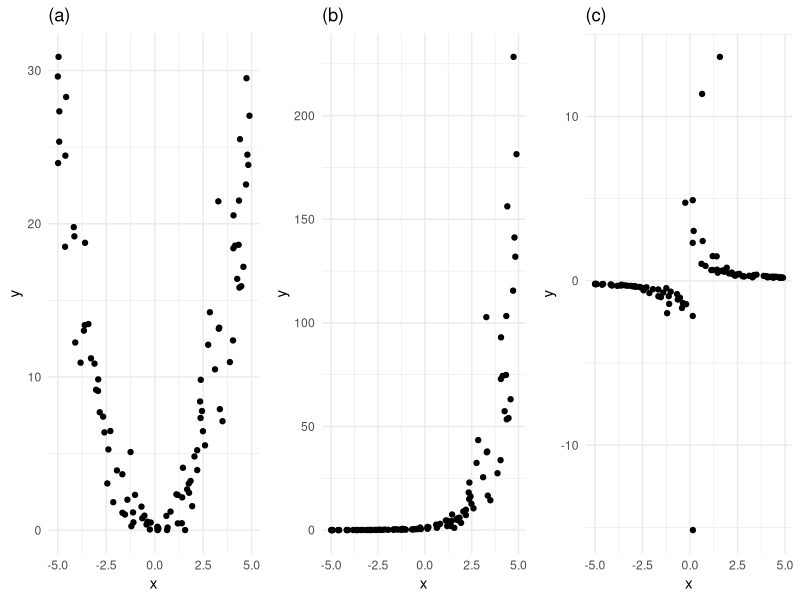
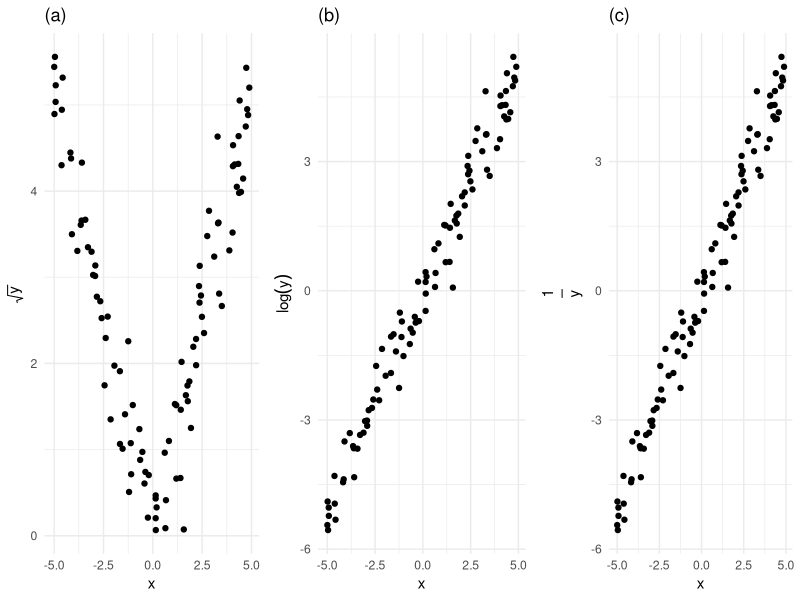

The R source for these figures, in order:
library(ggplot2)
library(gridExtra)

# set seed
set.seed(42)

x = runif(100, -5, 5)

e = rnorm(100, 0, 0.5)
y1 = (x+e)^2
y2 = exp(x+e)
y3 = 1/(x+e)

# Scatter plots (3 plots in one figure)

p1 = ggplot(data = data.frame(x, y1), aes(x = x, y = y1)) +
    geom_point() +
    ggtitle("(a)") +
    xlab("x") +
    ylab("y") +
    theme_minimal()
p2 = ggplot(data = data.frame(x, y2), aes(x = x, y = y2)) +
    geom_point() +
    ggtitle("(b)") +
    xlab("x") +
    ylab("y") +
    theme_minimal()
p3 = ggplot(data = data.frame(x, y3), aes(x = x, y = y3)) +
    geom_point() +
    ggtitle("(c)") +
    xlab("x") +
    ylab("y") +
    theme_minimal()

grid.arrange(p1, p2, p3, ncol = 3)

# Plot the scatters after the appropriate transformations
p1_t = ggplot(data = data.frame(x, y1), aes(x = x, y = sqrt(y1))) +
    geom_point() +
    ggtitle("(a)") +
    xlab("x") +
    ylab(expression(sqrt(y))) +
    theme_minimal()
p2_t = ggplot(data = data.frame(x, y2), aes(x = x, y = log(y2))) +
    geom_point() +
    ggtitle("(b)") +
    xlab("x") +
    ylab(expression(log(y))) +
    theme_minimal()
p3_t = ggplot(data = data.frame(x, y3), aes(x = x, y = 1/y3)) +
    geom_point() +
    ggtitle("(c)") +
    xlab("x") +
    ylab(expression(frac(1, y))) +
    theme_minimal()

grid.arrange(p1_t, p2_t, p3_t, ncol = 3)
